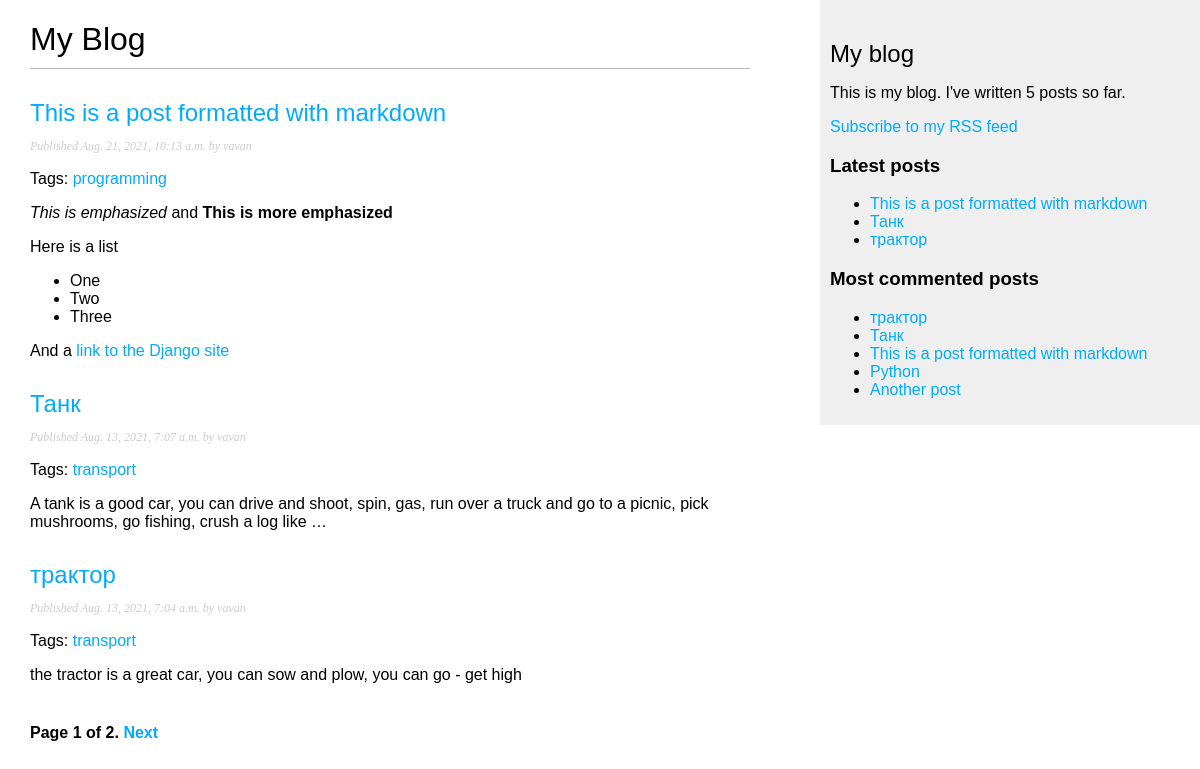
Screenshot of /blog/ with the database file from the repository.
### blog/models.py (models this page shows, shortened)
class Post(models.Model):
	STATUS_CHOICES=(
		('draft','Draft'),
		('published','Published'),
		)
	title = models.CharField(max_length=250)
	slug = models.SlugField(max_length=250, unique_for_date='publish')
	author = models.ForeignKey(User, on_delete=models.CASCADE, related_name='blog_posts')
	body=models.TextField()
	publish = models.DateTimeField(default=timezone.now)
	created = models.DateTimeField(auto_now_add=True)
	updated = models.DateTimeField(auto_now=True)
	status = models.CharField(max_length=10, choices=STATUS_CHOICES, default='draft')
	objects = models.Manager()
	published = PublishedManager()
	class Meta:
		ordering = ('-publish',)
	def get_absolute_url(self):
		return reverse('blog:post_detail', args = [self.publish.year, self.publish.month, self.publish.day, self.slug])
	tags=TaggableManager()

### blog/views.py (the view)
# urls.py: path('', views.post_list, name='post_list'),
def post_list(request, tag_slug=None):
	object_list = Post.published.all()
	tag=None
	if tag_slug:
		tag=get_object_or_404(Tag, slug=tag_slug)
		object_list=object_list.filter(tags__in=[tag])
	paginator = Paginator(object_list, 3)
	page = request.GET.get('page')
	try:
		posts= paginator.page(page)
	except PageNotAnInteger:
		posts = paginator.page(1)
	except EmptyPage:
		posts = paginator.page(paginator.num_pages)
	return render (request, 'blog/post/list.html', {'page':page,'posts': posts, 'tag':tag})

### blog/templatetags/blog_tags.py (called while the page is built)
@register.simple_tag
def total_posts():
	return Post.published.count()

@register.inclusion_tag('blog/post/latest_posts.html')
def show_latest_posts(count=5):
	latest_posts = Post.published.order_by('-publish')[:count]
	return {'latest_posts':latest_posts}

@register.simple_tag
def get_most_commented_posts(count=5):
	return Post.published.annotate(total_comments=Count('comments')).order_by('-total_comments')[:count]

@register.filter(name='markdown')
def markdown_format(text):
	return mark_safe(markdown.markdown(text))

### blog/templates/blog/post/list.html (shortened to what this page needs)
{%extends "blog/base.html"%}
{%load blog_tags%}
{%block content%}
    <h1>My Blog</h1>
    {%for post in posts%}
        <h2>
            <a href="{{post.get_absolute_url}}">{{post.title}}</a>
        </h2>
        <p class="date">Published {{post.publish}} by {{post.author}}</p>
        <p class="tags">
            Tags:
                {% for tag in post.tags.all %}
                    <a href="{%url 'blog:post_list_by_tag' tag.slug%}">
                    {{ tag.name }}
                    </a>
                {% endfor %}
        </p>
        {{post.body|markdown|truncatewords_html:30}}
    {%endfor%}
    {% include "pagination.html" with page=posts %}
{%endblock%}

### blog/templates/blog/base.html (shortened to what this page needs)
{%load blog_tags%}
{%load static%}
<!Doctype html>
<html>
<head>
	<link href="{%static 'css/blog.css'%}" rel="stylesheet">
</head>
<body>
	<div id = 'content'>
		{%block content%}{%endblock%}
	</div>
	<div id = 'sidebar'>
		<h2>My blog</h2>
		<p>This is my blog. I've written {%total_posts%} posts so far.</p>
		<p><a href="{%url 'blog:post_feed'%}">Subscribe to my RSS feed</a></p>
		<h3>Latest posts</h3>
		{% show_latest_posts 3 %}
		<h3>Most commented posts</h3>
		{%get_most_commented_posts as most_commented_posts%}
		<ul>
			{%for post in most_commented_posts%}
				<li><a href="{{post.get_absolute_url}}">{{post.title}}</a> </li>
			{%endfor%}
		</ul>
	</div>
</body>
</html>

### blog/templates/pagination.html (shortened to what this page needs)
<div class="pagination">
	<span class="step-links">
		<span class="current">
			Page {{page.number}} of {{page.paginator.num_pages}}.
		</span>
		{%if page.has_next%}
			<a href="?page= {{page.next_page_number}}">Next</a>
		{%endif%}
	</span>
</div>

### blog/templates/blog/post/latest_posts.html
<ul>
	{%for post in latest_posts%}
		<li><a href="{{post.get_absolute_url}}">{{post.title}}</a></li>
	{%endfor%}
</ul>

### blog/static/css/blog.css (style rules this page uses)
body { margin:0; padding:0; font-family:helvetica, sans-serif; }
a { color:#00abff; text-decoration:none; }
h1 { font-weight:normal; border-bottom:1px solid #bbb; padding:0 0 10px 0; }
h2 { font-weight:normal; margin:30px 0 0; }
#content { float:left; width:60%; padding:0 0 0 30px; }
#sidebar { float:right; width:30%; padding:10px; background:#efefef; height:100%; }
p.date { color:#ccc; font-family: georgia, serif; font-size: 12px; font-style: italic; }
.pagination { margin:40px 0; font-weight:bold; }

### rows the page displays
Post: title "This is a post formatted with markdown", publish "Aug. 21, 2021, 10:13 a.m.", author "vavan", body "This is emphasized and This is more emphasized Here is a list One Two Three And a link to the Django site"
Tag: name "programming"
Post: title "Танк", publish "Aug. 13, 2021, 7:07 a.m.", author "vavan", body "A tank is a good car, you can drive and shoot, spin, gas, run over a truck and go to a picnic, pick mushrooms, go fishing, crush a log like …"
Tag: name "transport"
Post: title "трактор", publish "Aug. 13, 2021, 7:04 a.m.", author "vavan", body "the tractor is a great car, you can sow and plow, you can go - get high"
Post: title "Python"
Post: title "Another post"

### other values shown
{{ page.number }} "1"
{{ page.paginator.num_pages }} "2"
